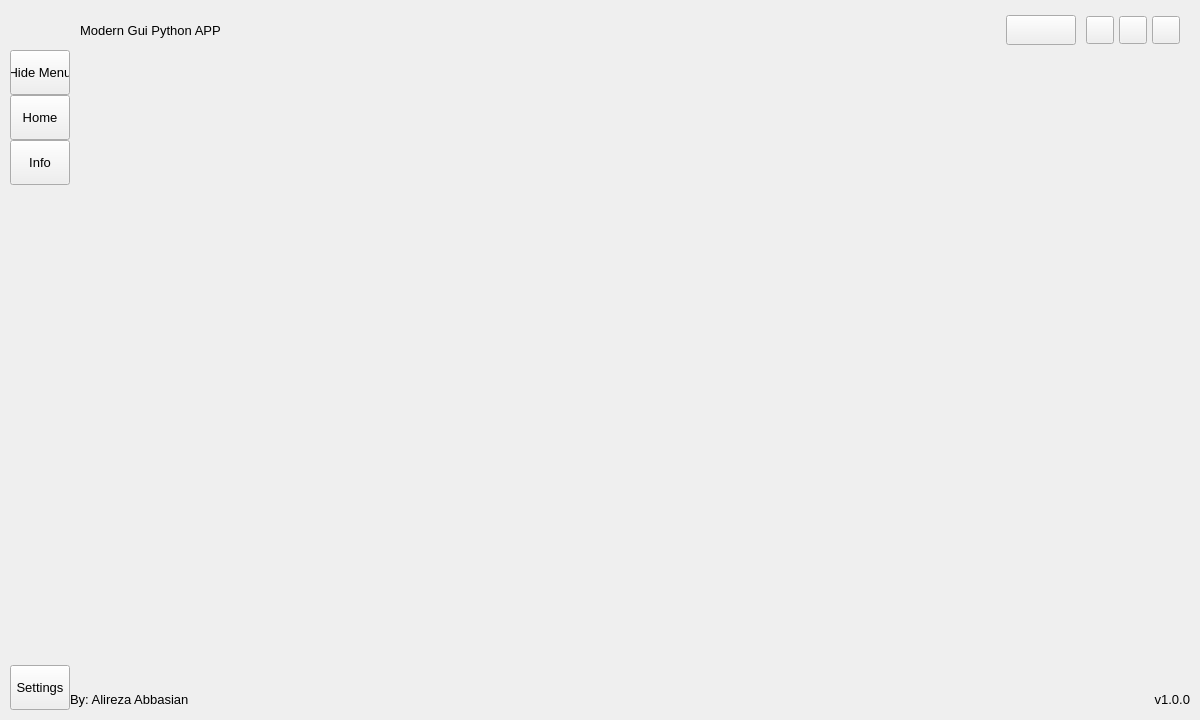
<?xml version="1.0" encoding="UTF-8"?>
<ui version="4.0">
 <author>Wanderson M. Pimenta</author>
 <class>MainWindow</class>
 <widget class="QMainWindow" name="MainWindow">
  <property name="geometry">
   <rect>
    <x>0</x>
    <y>0</y>
    <width>1200</width>
    <height>720</height>
   </rect>
  </property>
  <property name="minimumSize">
   <size>
    <width>1200</width>
    <height>720</height>
   </size>
  </property>
  <property name="windowTitle">
   <string>MainWindow</string>
  </property>
  <widget class="QWidget" name="styleSheet">
   <property name="font">
    <font>
     <family>Segoe UI</family>
     <pointsize>10</pointsize>
     <italic>false</italic>
     <bold>false</bold>
    </font>
   </property>
   <layout class="QVBoxLayout" name="appMargins">
    <property name="spacing">
     <number>0</number>
    </property>
    <property name="leftMargin">
     <number>10</number>
    </property>
    <property name="topMargin">
     <number>10</number>
    </property>
    <property name="rightMargin">
     <number>10</number>
    </property>
    <property name="bottomMargin">
     <number>10</number>
    </property>
    <item>
     <widget class="QFrame" name="bgApp">
      <property name="styleSheet">
       <string notr="true"/>
      </property>
      <property name="frameShape">
       <enum>QFrame::NoFrame</enum>
      </property>
      <property name="frameShadow">
       <enum>QFrame::Raised</enum>
      </property>
      <layout class="QHBoxLayout" name="appLayout">
       <property name="spacing">
        <number>0</number>
       </property>
       <property name="leftMargin">
        <number>0</number>
       </property>
       <property name="topMargin">
        <number>0</number>
       </property>
       <property name="rightMargin">
        <number>0</number>
       </property>
       <property name="bottomMargin">
        <number>0</number>
       </property>
       <item>
        <widget class="QFrame" name="leftMenuFrame">
         <property name="minimumSize">
          <size>
           <width>60</width>
           <height>0</height>
          </size>
         </property>
         <property name="maximumSize">
          <size>
           <width>60</width>
           <height>16777215</height>
          </size>
         </property>
         <property name="frameShape">
          <enum>QFrame::NoFrame</enum>
         </property>
         <property name="frameShadow">
          <enum>QFrame::Raised</enum>
         </property>
         <layout class="QVBoxLayout" name="verticalLayout_3">
          <property name="spacing">
           <number>0</number>
          </property>
          <property name="leftMargin">
           <number>0</number>
          </property>
          <property name="topMargin">
           <number>0</number>
          </property>
          <property name="rightMargin">
           <number>0</number>
          </property>
          <property name="bottomMargin">
           <number>0</number>
          </property>
          <item>
           <widget class="QFrame" name="topLogoInfo">
            <property name="minimumSize">
             <size>
              <width>0</width>
              <height>40</height>
             </size>
            </property>
            <property name="maximumSize">
             <size>
              <width>16777215</width>
              <height>40</height>
             </size>
            </property>
            <property name="frameShape">
             <enum>QFrame::NoFrame</enum>
            </property>
            <property name="frameShadow">
             <enum>QFrame::Raised</enum>
            </property>
            <widget class="QLabel" name="titleLeftApp">
             <property name="geometry">
              <rect>
               <x>60</x>
               <y>10</y>
               <width>160</width>
               <height>20</height>
              </rect>
             </property>
             <property name="font">
              <font>
               <family>Segoe UI Semibold</family>
               <pointsize>12</pointsize>
               <italic>false</italic>
               <bold>false</bold>
              </font>
             </property>
             <property name="text">
              <string>Brand</string>
             </property>
             <property name="alignment">
              <set>Qt::AlignLeading|Qt::AlignLeft|Qt::AlignTop</set>
             </property>
            </widget>
            <widget class="QLabel" name="topLogo">
             <property name="geometry">
              <rect>
               <x>15</x>
               <y>6</y>
               <width>30</width>
               <height>30</height>
              </rect>
             </property>
             <property name="minimumSize">
              <size>
               <width>30</width>
               <height>30</height>
              </size>
             </property>
             <property name="maximumSize">
              <size>
               <width>30</width>
               <height>30</height>
              </size>
             </property>
             <property name="text">
              <string/>
             </property>
             <property name="pixmap">
              <pixmap resource="../../resources.qrc">:/images/res/images/logo.ico</pixmap>
             </property>
             <property name="scaledContents">
              <bool>true</bool>
             </property>
             <property name="alignment">
              <set>Qt::AlignCenter</set>
             </property>
            </widget>
           </widget>
          </item>
          <item>
           <widget class="QFrame" name="leftMenu">
            <property name="frameShape">
             <enum>QFrame::NoFrame</enum>
            </property>
            <property name="frameShadow">
             <enum>QFrame::Raised</enum>
            </property>
            <layout class="QVBoxLayout" name="verticalMenuLayout">
             <property name="spacing">
              <number>0</number>
             </property>
             <property name="leftMargin">
              <number>0</number>
             </property>
             <property name="topMargin">
              <number>0</number>
             </property>
             <property name="rightMargin">
              <number>0</number>
             </property>
             <property name="bottomMargin">
              <number>0</number>
             </property>
             <item>
              <widget class="QFrame" name="toggleBox">
               <property name="maximumSize">
                <size>
                 <width>16777215</width>
                 <height>45</height>
                </size>
               </property>
               <property name="frameShape">
                <enum>QFrame::NoFrame</enum>
               </property>
               <property name="frameShadow">
                <enum>QFrame::Raised</enum>
               </property>
               <layout class="QVBoxLayout" name="verticalLayout_4">
                <property name="spacing">
                 <number>0</number>
                </property>
                <property name="leftMargin">
                 <number>0</number>
                </property>
                <property name="topMargin">
                 <number>0</number>
                </property>
                <property name="rightMargin">
                 <number>0</number>
                </property>
                <property name="bottomMargin">
                 <number>0</number>
                </property>
                <item>
                 <widget class="QPushButton" name="menu_button">
                  <property name="sizePolicy">
                   <sizepolicy hsizetype="Expanding" vsizetype="Fixed">
                    <horstretch>0</horstretch>
                    <verstretch>0</verstretch>
                   </sizepolicy>
                  </property>
                  <property name="minimumSize">
                   <size>
                    <width>0</width>
                    <height>45</height>
                   </size>
                  </property>
                  <property name="font">
                   <font>
                    <family>Segoe UI</family>
                    <pointsize>10</pointsize>
                    <italic>false</italic>
                    <bold>false</bold>
                   </font>
                  </property>
                  <property name="layoutDirection">
                   <enum>Qt::LeftToRight</enum>
                  </property>
                  <property name="text">
                   <string>Hide Menu</string>
                  </property>
                  <property name="checkable">
                   <bool>true</bool>
                  </property>
                 </widget>
                </item>
               </layout>
              </widget>
             </item>
             <item alignment="Qt::AlignTop">
              <widget class="QFrame" name="leftMenuTopFrame">
               <property name="minimumSize">
                <size>
                 <width>0</width>
                 <height>0</height>
                </size>
               </property>
               <property name="frameShape">
                <enum>QFrame::NoFrame</enum>
               </property>
               <property name="frameShadow">
                <enum>QFrame::Raised</enum>
               </property>
               <layout class="QVBoxLayout" name="verticalLayout_8">
                <property name="spacing">
                 <number>0</number>
                </property>
                <property name="leftMargin">
                 <number>0</number>
                </property>
                <property name="topMargin">
                 <number>0</number>
                </property>
                <property name="rightMargin">
                 <number>0</number>
                </property>
                <property name="bottomMargin">
                 <number>0</number>
                </property>
                <item>
                 <widget class="QPushButton" name="btn_menu_home">
                  <property name="sizePolicy">
                   <sizepolicy hsizetype="Expanding" vsizetype="Fixed">
                    <horstretch>0</horstretch>
                    <verstretch>0</verstretch>
                   </sizepolicy>
                  </property>
                  <property name="minimumSize">
                   <size>
                    <width>0</width>
                    <height>45</height>
                   </size>
                  </property>
                  <property name="text">
                   <string>Home</string>
                  </property>
                 </widget>
                </item>
                <item>
                 <widget class="QPushButton" name="btn_menu_info">
                  <property name="sizePolicy">
                   <sizepolicy hsizetype="Expanding" vsizetype="Fixed">
                    <horstretch>0</horstretch>
                    <verstretch>0</verstretch>
                   </sizepolicy>
                  </property>
                  <property name="minimumSize">
                   <size>
                    <width>0</width>
                    <height>45</height>
                   </size>
                  </property>
                  <property name="text">
                   <string>Info</string>
                  </property>
                 </widget>
                </item>
               </layout>
              </widget>
             </item>
             <item alignment="Qt::AlignBottom">
              <widget class="QFrame" name="leftMenuBottomFrame">
               <property name="frameShape">
                <enum>QFrame::NoFrame</enum>
               </property>
               <property name="frameShadow">
                <enum>QFrame::Raised</enum>
               </property>
               <layout class="QVBoxLayout" name="verticalLayout_9">
                <property name="spacing">
                 <number>0</number>
                </property>
                <property name="leftMargin">
                 <number>0</number>
                </property>
                <property name="topMargin">
                 <number>0</number>
                </property>
                <property name="rightMargin">
                 <number>0</number>
                </property>
                <property name="bottomMargin">
                 <number>0</number>
                </property>
                <item>
                 <widget class="QPushButton" name="btn_menu_settings">
                  <property name="sizePolicy">
                   <sizepolicy hsizetype="Expanding" vsizetype="Fixed">
                    <horstretch>0</horstretch>
                    <verstretch>0</verstretch>
                   </sizepolicy>
                  </property>
                  <property name="minimumSize">
                   <size>
                    <width>0</width>
                    <height>45</height>
                   </size>
                  </property>
                  <property name="font">
                   <font>
                    <family>Segoe UI</family>
                    <pointsize>10</pointsize>
                    <italic>false</italic>
                    <bold>false</bold>
                   </font>
                  </property>
                  <property name="layoutDirection">
                   <enum>Qt::LeftToRight</enum>
                  </property>
                  <property name="text">
                   <string>Settings</string>
                  </property>
                 </widget>
                </item>
               </layout>
              </widget>
             </item>
            </layout>
            <zorder>leftMenuBottomFrame</zorder>
            <zorder>toggleBox</zorder>
            <zorder>leftMenuTopFrame</zorder>
           </widget>
          </item>
         </layout>
        </widget>
       </item>
       <item>
        <widget class="QFrame" name="contentFrame">
         <property name="frameShape">
          <enum>QFrame::NoFrame</enum>
         </property>
         <property name="frameShadow">
          <enum>QFrame::Raised</enum>
         </property>
         <layout class="QVBoxLayout" name="verticalLayout_2">
          <property name="spacing">
           <number>0</number>
          </property>
          <property name="leftMargin">
           <number>0</number>
          </property>
          <property name="topMargin">
           <number>0</number>
          </property>
          <property name="rightMargin">
           <number>0</number>
          </property>
          <property name="bottomMargin">
           <number>0</number>
          </property>
          <item>
           <widget class="QFrame" name="contentFrameTop">
            <property name="minimumSize">
             <size>
              <width>0</width>
              <height>40</height>
             </size>
            </property>
            <property name="maximumSize">
             <size>
              <width>16777215</width>
              <height>40</height>
             </size>
            </property>
            <property name="frameShape">
             <enum>QFrame::NoFrame</enum>
            </property>
            <property name="frameShadow">
             <enum>QFrame::Raised</enum>
            </property>
            <layout class="QHBoxLayout" name="horizontalLayout">
             <property name="spacing">
              <number>0</number>
             </property>
             <property name="leftMargin">
              <number>10</number>
             </property>
             <property name="topMargin">
              <number>0</number>
             </property>
             <property name="rightMargin">
              <number>10</number>
             </property>
             <property name="bottomMargin">
              <number>0</number>
             </property>
             <item>
              <widget class="QFrame" name="contentTopTitleFrame">
               <property name="sizePolicy">
                <sizepolicy hsizetype="Expanding" vsizetype="Preferred">
                 <horstretch>0</horstretch>
                 <verstretch>0</verstretch>
                </sizepolicy>
               </property>
               <property name="frameShape">
                <enum>QFrame::NoFrame</enum>
               </property>
               <property name="frameShadow">
                <enum>QFrame::Raised</enum>
               </property>
               <layout class="QHBoxLayout" name="horizontalLayout_3">
                <property name="spacing">
                 <number>0</number>
                </property>
                <property name="leftMargin">
                 <number>0</number>
                </property>
                <property name="topMargin">
                 <number>0</number>
                </property>
                <property name="rightMargin">
                 <number>10</number>
                </property>
                <property name="bottomMargin">
                 <number>0</number>
                </property>
                <item>
                 <widget class="QLabel" name="contentTopTitle">
                  <property name="sizePolicy">
                   <sizepolicy hsizetype="Preferred" vsizetype="Expanding">
                    <horstretch>0</horstretch>
                    <verstretch>0</verstretch>
                   </sizepolicy>
                  </property>
                  <property name="maximumSize">
                   <size>
                    <width>16777215</width>
                    <height>45</height>
                   </size>
                  </property>
                  <property name="font">
                   <font>
                    <family>Segoe UI</family>
                    <pointsize>10</pointsize>
                    <italic>false</italic>
                    <bold>false</bold>
                   </font>
                  </property>
                  <property name="text">
                   <string>Modern Gui Python APP</string>
                  </property>
                  <property name="alignment">
                   <set>Qt::AlignLeading|Qt::AlignLeft|Qt::AlignVCenter</set>
                  </property>
                 </widget>
                </item>
                <item>
                 <widget class="QPushButton" name="btn_connect">
                  <property name="minimumSize">
                   <size>
                    <width>70</width>
                    <height>30</height>
                   </size>
                  </property>
                  <property name="maximumSize">
                   <size>
                    <width>70</width>
                    <height>16777215</height>
                   </size>
                  </property>
                  <property name="text">
                   <string/>
                  </property>
                  <property name="icon">
                   <iconset resource="../../resources.qrc">
                    <normaloff>:/icons/res/icons/icon_widgets.svg</normaloff>:/icons/res/icons/icon_widgets.svg</iconset>
                  </property>
                  <property name="checkable">
                   <bool>true</bool>
                  </property>
                 </widget>
                </item>
               </layout>
              </widget>
             </item>
             <item alignment="Qt::AlignRight">
              <widget class="QFrame" name="contentTopButtonsFrame">
               <property name="minimumSize">
                <size>
                 <width>0</width>
                 <height>28</height>
                </size>
               </property>
               <property name="frameShape">
                <enum>QFrame::NoFrame</enum>
               </property>
               <property name="frameShadow">
                <enum>QFrame::Raised</enum>
               </property>
               <layout class="QHBoxLayout" name="horizontalLayout_2">
                <property name="spacing">
                 <number>5</number>
                </property>
                <property name="leftMargin">
                 <number>0</number>
                </property>
                <property name="topMargin">
                 <number>0</number>
                </property>
                <property name="rightMargin">
                 <number>0</number>
                </property>
                <property name="bottomMargin">
                 <number>0</number>
                </property>
                <item>
                 <widget class="QPushButton" name="btn_minimize">
                  <property name="minimumSize">
                   <size>
                    <width>28</width>
                    <height>28</height>
                   </size>
                  </property>
                  <property name="maximumSize">
                   <size>
                    <width>28</width>
                    <height>28</height>
                   </size>
                  </property>
                  <property name="toolTip">
                   <string>Minimize</string>
                  </property>
                  <property name="text">
                   <string/>
                  </property>
                  <property name="icon">
                   <iconset resource="../../resources.qrc">
                    <normaloff>:/icons/res/icons/icon_minimize.svg</normaloff>:/icons/res/icons/icon_minimize.svg</iconset>
                  </property>
                  <property name="iconSize">
                   <size>
                    <width>10</width>
                    <height>10</height>
                   </size>
                  </property>
                 </widget>
                </item>
                <item>
                 <widget class="QPushButton" name="btn_maximize_restore">
                  <property name="minimumSize">
                   <size>
                    <width>28</width>
                    <height>28</height>
                   </size>
                  </property>
                  <property name="maximumSize">
                   <size>
                    <width>28</width>
                    <height>28</height>
                   </size>
                  </property>
                  <property name="font">
                   <font>
                    <family>Segoe UI</family>
                    <pointsize>10</pointsize>
                    <italic>false</italic>
                    <bold>false</bold>
                    <stylestrategy>PreferDefault</stylestrategy>
                   </font>
                  </property>
                  <property name="toolTip">
                   <string>Maximize</string>
                  </property>
                  <property name="icon">
                   <iconset resource="../../resources.qrc">
                    <normaloff>:/icons/res/icons/icon_maximize.svg</normaloff>:/icons/res/icons/icon_maximize.svg</iconset>
                  </property>
                  <property name="iconSize">
                   <size>
                    <width>10</width>
                    <height>10</height>
                   </size>
                  </property>
                  <property name="checkable">
                   <bool>true</bool>
                  </property>
                 </widget>
                </item>
                <item>
                 <widget class="QPushButton" name="btn_close">
                  <property name="minimumSize">
                   <size>
                    <width>28</width>
                    <height>28</height>
                   </size>
                  </property>
                  <property name="maximumSize">
                   <size>
                    <width>28</width>
                    <height>28</height>
                   </size>
                  </property>
                  <property name="mouseTracking">
                   <bool>false</bool>
                  </property>
                  <property name="toolTip">
                   <string>Close</string>
                  </property>
                  <property name="text">
                   <string/>
                  </property>
                  <property name="icon">
                   <iconset resource="../../resources.qrc">
                    <normaloff>:/icons/res/icons/icon_close.svg</normaloff>:/icons/res/icons/icon_close.svg</iconset>
                  </property>
                  <property name="iconSize">
                   <size>
                    <width>10</width>
                    <height>10</height>
                   </size>
                  </property>
                 </widget>
                </item>
               </layout>
              </widget>
             </item>
            </layout>
           </widget>
          </item>
          <item>
           <widget class="QFrame" name="contentFrameBottom">
            <property name="frameShape">
             <enum>QFrame::NoFrame</enum>
            </property>
            <property name="frameShadow">
             <enum>QFrame::Raised</enum>
            </property>
            <layout class="QVBoxLayout" name="verticalLayout_6">
             <property name="spacing">
              <number>0</number>
             </property>
             <property name="leftMargin">
              <number>0</number>
             </property>
             <property name="topMargin">
              <number>0</number>
             </property>
             <property name="rightMargin">
              <number>0</number>
             </property>
             <property name="bottomMargin">
              <number>0</number>
             </property>
             <item>
              <widget class="QFrame" name="content">
               <layout class="QHBoxLayout" name="horizontalLayout_4">
                <property name="spacing">
                 <number>0</number>
                </property>
                <property name="leftMargin">
                 <number>0</number>
                </property>
                <property name="topMargin">
                 <number>0</number>
                </property>
                <property name="rightMargin">
                 <number>0</number>
                </property>
                <property name="bottomMargin">
                 <number>0</number>
                </property>
                <item>
                 <widget class="QFrame" name="content_area_frame">
                  <layout class="QHBoxLayout" name="content_area_layout">
                   <property name="spacing">
                    <number>0</number>
                   </property>
                   <property name="leftMargin">
                    <number>10</number>
                   </property>
                   <property name="topMargin">
                    <number>10</number>
                   </property>
                   <property name="rightMargin">
                    <number>10</number>
                   </property>
                   <property name="bottomMargin">
                    <number>10</number>
                   </property>
                  </layout>
                 </widget>
                </item>
                <item>
                 <widget class="QFrame" name="rightBoxFrame">
                  <property name="minimumSize">
                   <size>
                    <width>0</width>
                    <height>0</height>
                   </size>
                  </property>
                  <property name="maximumSize">
                   <size>
                    <width>0</width>
                    <height>16777215</height>
                   </size>
                  </property>
                  <property name="frameShape">
                   <enum>QFrame::NoFrame</enum>
                  </property>
                  <property name="frameShadow">
                   <enum>QFrame::Raised</enum>
                  </property>
                  <layout class="QVBoxLayout" name="rightMenuLayout">
                   <property name="spacing">
                    <number>0</number>
                   </property>
                   <property name="leftMargin">
                    <number>0</number>
                   </property>
                   <property name="topMargin">
                    <number>0</number>
                   </property>
                   <property name="rightMargin">
                    <number>0</number>
                   </property>
                   <property name="bottomMargin">
                    <number>0</number>
                   </property>
                   <item>
                    <widget class="QFrame" name="rightBox">
                     <property name="frameShape">
                      <enum>QFrame::NoFrame</enum>
                     </property>
                     <property name="frameShadow">
                      <enum>QFrame::Raised</enum>
                     </property>
                     <layout class="QVBoxLayout" name="contentRightMenuLayout">
                      <property name="spacing">
                       <number>0</number>
                      </property>
                      <property name="leftMargin">
                       <number>0</number>
                      </property>
                      <property name="topMargin">
                       <number>0</number>
                      </property>
                      <property name="rightMargin">
                       <number>0</number>
                      </property>
                      <property name="bottomMargin">
                       <number>0</number>
                      </property>
                      <item alignment="Qt::AlignTop">
                       <widget class="QFrame" name="topMenus">
                        <property name="frameShape">
                         <enum>QFrame::NoFrame</enum>
                        </property>
                        <property name="frameShadow">
                         <enum>QFrame::Raised</enum>
                        </property>
                        <layout class="QVBoxLayout" name="verticalLayout_14">
                         <property name="spacing">
                          <number>0</number>
                         </property>
                         <property name="leftMargin">
                          <number>0</number>
                         </property>
                         <property name="topMargin">
                          <number>0</number>
                         </property>
                         <property name="rightMargin">
                          <number>0</number>
                         </property>
                         <property name="bottomMargin">
                          <number>0</number>
                         </property>
                        </layout>
                       </widget>
                      </item>
                     </layout>
                    </widget>
                   </item>
                  </layout>
                 </widget>
                </item>
               </layout>
              </widget>
             </item>
             <item>
              <widget class="QFrame" name="bottomBar">
               <property name="minimumSize">
                <size>
                 <width>0</width>
                 <height>22</height>
                </size>
               </property>
               <property name="maximumSize">
                <size>
                 <width>16777215</width>
                 <height>22</height>
                </size>
               </property>
               <property name="frameShape">
                <enum>QFrame::NoFrame</enum>
               </property>
               <property name="frameShadow">
                <enum>QFrame::Raised</enum>
               </property>
               <layout class="QHBoxLayout" name="horizontalLayout_5">
                <property name="spacing">
                 <number>0</number>
                </property>
                <property name="leftMargin">
                 <number>0</number>
                </property>
                <property name="topMargin">
                 <number>0</number>
                </property>
                <property name="rightMargin">
                 <number>0</number>
                </property>
                <property name="bottomMargin">
                 <number>0</number>
                </property>
                <item>
                 <widget class="QLabel" name="credits_label">
                  <property name="maximumSize">
                   <size>
                    <width>16777215</width>
                    <height>16</height>
                   </size>
                  </property>
                  <property name="font">
                   <font>
                    <family>Segoe UI</family>
                    <pointsize>10</pointsize>
                    <italic>false</italic>
                    <bold>false</bold>
                   </font>
                  </property>
                  <property name="text">
                   <string>By: Alireza Abbasian</string>
                  </property>
                  <property name="alignment">
                   <set>Qt::AlignLeading|Qt::AlignLeft|Qt::AlignVCenter</set>
                  </property>
                 </widget>
                </item>
                <item>
                 <widget class="QLabel" name="version">
                  <property name="text">
                   <string>v1.0.0</string>
                  </property>
                  <property name="alignment">
                   <set>Qt::AlignRight|Qt::AlignTrailing|Qt::AlignVCenter</set>
                  </property>
                 </widget>
                </item>
               </layout>
              </widget>
             </item>
            </layout>
           </widget>
          </item>
         </layout>
        </widget>
       </item>
      </layout>
      <zorder>contentFrame</zorder>
      <zorder>leftMenuFrame</zorder>
     </widget>
    </item>
   </layout>
  </widget>
 </widget>
 <resources>
  <include location="../../resources.qrc"/>
 </resources>
 <connections/>
</ui>
